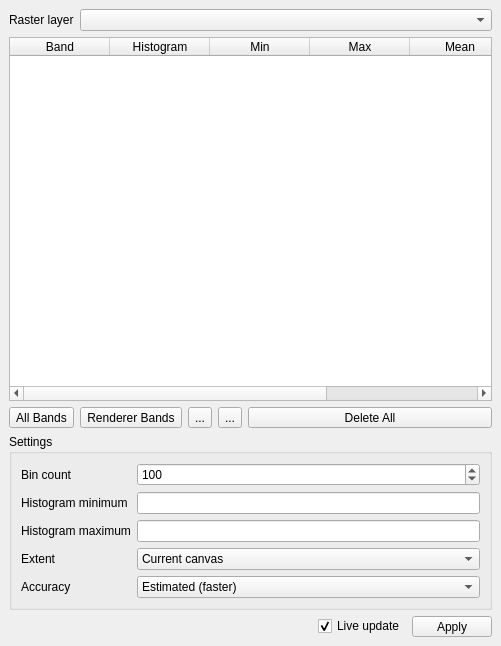
<?xml version="1.0" encoding="UTF-8"?>
<ui version="4.0">
 <class>MainWindow</class>
 <widget class="QMainWindow" name="MainWindow">
  <property name="geometry">
   <rect>
    <x>0</x>
    <y>0</y>
    <width>501</width>
    <height>646</height>
   </rect>
  </property>
  <property name="windowTitle">
   <string>Band Statistics</string>
  </property>
  <widget class="QWidget" name="centralwidget">
   <layout class="QVBoxLayout" name="verticalLayout" stretch="0,0,0,1,0">
    <item>
     <layout class="QFormLayout" name="formLayout_2">
      <item row="0" column="0">
       <widget class="QLabel" name="label_4">
        <property name="sizePolicy">
         <sizepolicy hsizetype="Fixed" vsizetype="Preferred">
          <horstretch>0</horstretch>
          <verstretch>0</verstretch>
         </sizepolicy>
        </property>
        <property name="text">
         <string>Raster layer</string>
        </property>
       </widget>
      </item>
      <item row="0" column="1">
       <widget class="QgsMapLayerComboBox" name="mLayer">
        <property name="currentIndex">
         <number>-1</number>
        </property>
        <property name="allowEmptyLayer">
         <bool>true</bool>
        </property>
       </widget>
      </item>
     </layout>
    </item>
    <item>
     <widget class="QTableWidget" name="mTable">
      <property name="selectionMode">
       <enum>QAbstractItemView::SingleSelection</enum>
      </property>
      <property name="selectionBehavior">
       <enum>QAbstractItemView::SelectRows</enum>
      </property>
      <attribute name="horizontalHeaderStretchLastSection">
       <bool>false</bool>
      </attribute>
      <column>
       <property name="text">
        <string>Band</string>
       </property>
      </column>
      <column>
       <property name="text">
        <string>Histogram</string>
       </property>
      </column>
      <column>
       <property name="text">
        <string>Min</string>
       </property>
      </column>
      <column>
       <property name="text">
        <string>Max</string>
       </property>
      </column>
      <column>
       <property name="text">
        <string>Mean</string>
       </property>
      </column>
      <column>
       <property name="text">
        <string>StdDev</string>
       </property>
      </column>
     </widget>
    </item>
    <item>
     <layout class="QHBoxLayout" name="horizontalLayout">
      <item>
       <widget class="QToolButton" name="mAddAllBands">
        <property name="sizePolicy">
         <sizepolicy hsizetype="Fixed" vsizetype="Fixed">
          <horstretch>0</horstretch>
          <verstretch>0</verstretch>
         </sizepolicy>
        </property>
        <property name="text">
         <string>All Bands</string>
        </property>
        <property name="icon">
         <iconset>
          <normaloff>:/images/themes/default/symbologyAdd.svg</normaloff>:/images/themes/default/symbologyAdd.svg</iconset>
        </property>
        <property name="toolButtonStyle">
         <enum>Qt::ToolButtonTextBesideIcon</enum>
        </property>
       </widget>
      </item>
      <item>
       <widget class="QToolButton" name="mAddRendererBands">
        <property name="sizePolicy">
         <sizepolicy hsizetype="Fixed" vsizetype="Fixed">
          <horstretch>0</horstretch>
          <verstretch>0</verstretch>
         </sizepolicy>
        </property>
        <property name="text">
         <string>Renderer Bands</string>
        </property>
        <property name="icon">
         <iconset>
          <normaloff>:/images/themes/default/symbologyAdd.svg</normaloff>:/images/themes/default/symbologyAdd.svg</iconset>
        </property>
        <property name="toolButtonStyle">
         <enum>Qt::ToolButtonTextBesideIcon</enum>
        </property>
       </widget>
      </item>
      <item>
       <widget class="QToolButton" name="mAddBand">
        <property name="text">
         <string>...</string>
        </property>
        <property name="icon">
         <iconset>
          <normaloff>:/images/themes/default/symbologyAdd.svg</normaloff>:/images/themes/default/symbologyAdd.svg</iconset>
        </property>
        <property name="popupMode">
         <enum>QToolButton::InstantPopup</enum>
        </property>
        <property name="arrowType">
         <enum>Qt::NoArrow</enum>
        </property>
       </widget>
      </item>
      <item>
       <widget class="QToolButton" name="mRemoveBand">
        <property name="text">
         <string>...</string>
        </property>
        <property name="icon">
         <iconset>
          <normaloff>:/images/themes/default/symbologyRemove.svg</normaloff>:/images/themes/default/symbologyRemove.svg</iconset>
        </property>
        <property name="popupMode">
         <enum>QToolButton::InstantPopup</enum>
        </property>
        <property name="arrowType">
         <enum>Qt::NoArrow</enum>
        </property>
       </widget>
      </item>
      <item>
       <widget class="QToolButton" name="mDeleteAllBands">
        <property name="sizePolicy">
         <sizepolicy hsizetype="Expanding" vsizetype="Fixed">
          <horstretch>0</horstretch>
          <verstretch>0</verstretch>
         </sizepolicy>
        </property>
        <property name="text">
         <string>Delete All</string>
        </property>
       </widget>
      </item>
     </layout>
    </item>
    <item>
     <widget class="QgsCollapsibleGroupBox" name="mGroupBox">
      <property name="sizePolicy">
       <sizepolicy hsizetype="Preferred" vsizetype="Fixed">
        <horstretch>0</horstretch>
        <verstretch>0</verstretch>
       </sizepolicy>
      </property>
      <property name="title">
       <string>Settings</string>
      </property>
      <layout class="QVBoxLayout" name="verticalLayout_2">
       <item>
        <layout class="QFormLayout" name="formLayout">
         <item row="0" column="0">
          <widget class="QLabel" name="label_2">
           <property name="text">
            <string>Bin count</string>
           </property>
          </widget>
         </item>
         <item row="0" column="1">
          <widget class="QgsSpinBox" name="mHistogramBinCount">
           <property name="minimum">
            <number>1</number>
           </property>
           <property name="maximum">
            <number>999999999</number>
           </property>
           <property name="value">
            <number>100</number>
           </property>
           <property name="clearValue">
            <bool>true</bool>
           </property>
          </widget>
         </item>
         <item row="1" column="0">
          <widget class="QLabel" name="label_3">
           <property name="text">
            <string>Histogram minimum</string>
           </property>
          </widget>
         </item>
         <item row="1" column="1">
          <widget class="QgsFilterLineEdit" name="mHistogramMinimum">
           <property name="nullValue">
            <string>band minimum</string>
           </property>
           <property name="qgisRelation" stdset="0">
            <string notr="true"/>
           </property>
          </widget>
         </item>
         <item row="2" column="0">
          <widget class="QLabel" name="label_5">
           <property name="text">
            <string>Histogram maximum</string>
           </property>
          </widget>
         </item>
         <item row="2" column="1">
          <widget class="QgsFilterLineEdit" name="mHistogramMaximum">
           <property name="nullValue">
            <string>band maximum</string>
           </property>
           <property name="qgisRelation" stdset="0">
            <string notr="true"/>
           </property>
          </widget>
         </item>
         <item row="3" column="0">
          <widget class="QLabel" name="label_34">
           <property name="sizePolicy">
            <sizepolicy hsizetype="Fixed" vsizetype="Preferred">
             <horstretch>0</horstretch>
             <verstretch>0</verstretch>
            </sizepolicy>
           </property>
           <property name="text">
            <string>Extent</string>
           </property>
          </widget>
         </item>
         <item row="4" column="0">
          <widget class="QLabel" name="label_35">
           <property name="sizePolicy">
            <sizepolicy hsizetype="Fixed" vsizetype="Preferred">
             <horstretch>0</horstretch>
             <verstretch>0</verstretch>
            </sizepolicy>
           </property>
           <property name="text">
            <string>Accuracy</string>
           </property>
          </widget>
         </item>
         <item row="4" column="1">
          <widget class="QComboBox" name="mAccuracy">
           <property name="toolTip">
            <string>The calculation accuracy.</string>
           </property>
           <property name="currentIndex">
            <number>0</number>
           </property>
           <item>
            <property name="text">
             <string>Estimated (faster)</string>
            </property>
           </item>
           <item>
            <property name="text">
             <string>Actual (slower)</string>
            </property>
           </item>
          </widget>
         </item>
         <item row="3" column="1">
          <widget class="QComboBox" name="mExtent">
           <property name="toolTip">
            <string>The Statistics extent.</string>
           </property>
           <property name="currentIndex">
            <number>1</number>
           </property>
           <item>
            <property name="text">
             <string>Whole raster</string>
            </property>
           </item>
           <item>
            <property name="text">
             <string>Current canvas</string>
            </property>
           </item>
          </widget>
         </item>
        </layout>
       </item>
      </layout>
     </widget>
    </item>
    <item>
     <layout class="QHBoxLayout" name="horizontalLayout_2">
      <item>
       <spacer name="horizontalSpacer">
        <property name="orientation">
         <enum>Qt::Horizontal</enum>
        </property>
        <property name="sizeHint" stdset="0">
         <size>
          <width>40</width>
          <height>20</height>
         </size>
        </property>
       </spacer>
      </item>
      <item>
       <widget class="QCheckBox" name="mLiveUpdate">
        <property name="toolTip">
         <string>Whether to auto-apply styling.</string>
        </property>
        <property name="text">
         <string>Live update</string>
        </property>
        <property name="checked">
         <bool>true</bool>
        </property>
       </widget>
      </item>
      <item>
       <widget class="QToolButton" name="mApply">
        <property name="sizePolicy">
         <sizepolicy hsizetype="Fixed" vsizetype="Fixed">
          <horstretch>0</horstretch>
          <verstretch>0</verstretch>
         </sizepolicy>
        </property>
        <property name="minimumSize">
         <size>
          <width>80</width>
          <height>0</height>
         </size>
        </property>
        <property name="toolTip">
         <string>Apply style.</string>
        </property>
        <property name="text">
         <string>Apply</string>
        </property>
       </widget>
      </item>
     </layout>
    </item>
   </layout>
  </widget>
 </widget>
 <customwidgets>
  <customwidget>
   <class>QgsCollapsibleGroupBox</class>
   <extends>QGroupBox</extends>
   <header>qgscollapsiblegroupbox.h</header>
   <container>1</container>
  </customwidget>
  <customwidget>
   <class>QgsFilterLineEdit</class>
   <extends>QLineEdit</extends>
   <header>qgsfilterlineedit.h</header>
  </customwidget>
  <customwidget>
   <class>QgsMapLayerComboBox</class>
   <extends>QComboBox</extends>
   <header>qgsmaplayercombobox.h</header>
  </customwidget>
  <customwidget>
   <class>QgsSpinBox</class>
   <extends>QSpinBox</extends>
   <header>qgsspinbox.h</header>
  </customwidget>
 </customwidgets>
 <resources/>
 <connections/>
</ui>
